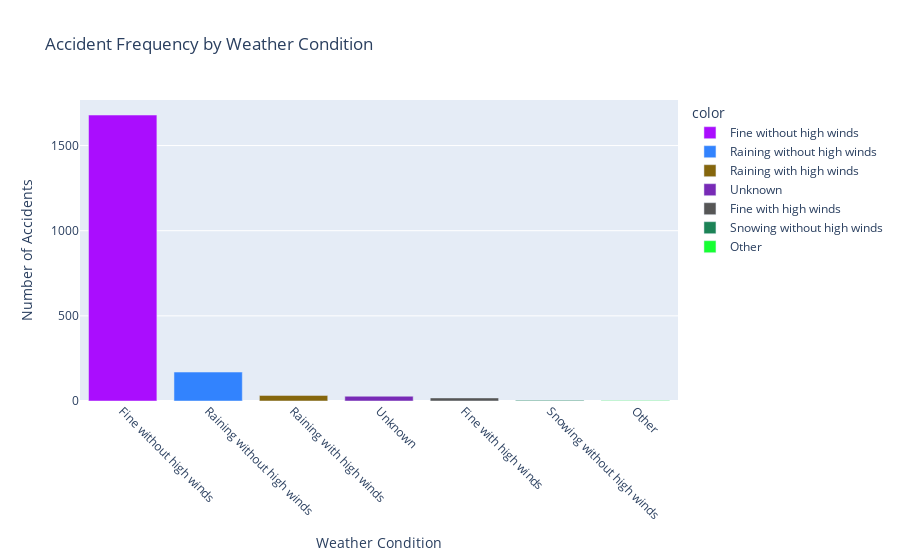
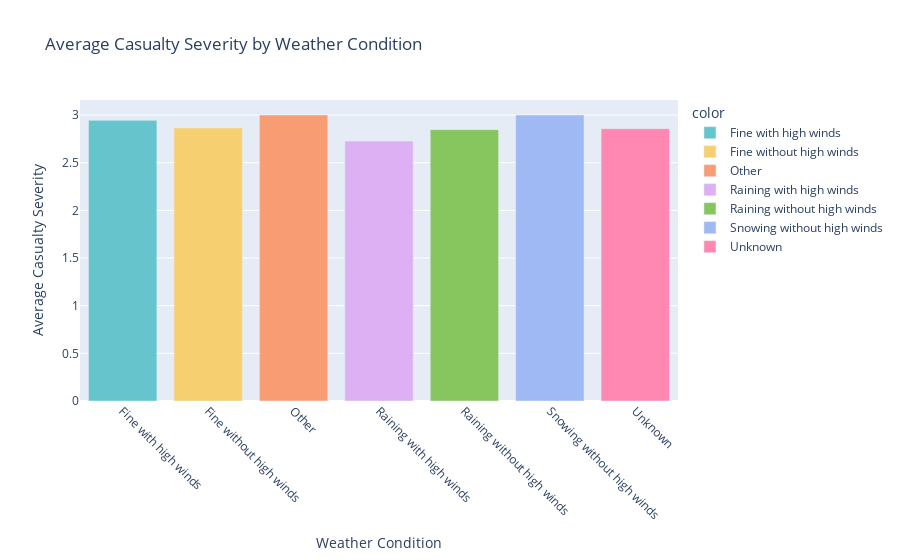

The notebook cell these images were saved under, in order:
### Markdown cell above
#How do weather conditions impact accident frequency and severity?

### Code cell
# Map Weather Conditions codes to descriptions for clarity
weather_conditions_map = {
    1: "Fine without high winds",
    2: "Raining without high winds",
    3: "Snowing without high winds",
    4: "Fine with high winds",
    5: "Raining with high winds",
    6: "Snowing with high winds",
    7: "Fog or mist",
    8: "Other",
    9: "Unknown"
}
data['Weather Description'] = data['Weather Conditions'].map(weather_conditions_map)

# Accident frequency by weather condition
weather_accidents = data['Weather Description'].value_counts()

# Plotting accident frequency by weather condition with Plotly
fig1 = px.bar(
    x=weather_accidents.index,
    y=weather_accidents.values,
    labels={'x': 'Weather Condition', 'y': 'Number of Accidents'},
    title='Accident Frequency by Weather Condition',
    color=weather_accidents.index,
    color_discrete_sequence=px.colors.qualitative.Alphabet  # Customize colors
)
fig1.update_layout(xaxis_tickangle=45)
fig1.show()

# Severity analysis: Average Casualty Severity by Weather Condition
severity_weather = data.groupby('Weather Description')['Casualty Severity'].mean()

# Plotting average casualty severity by weather condition with Plotly
fig2 = px.bar(
    x=severity_weather.index,
    y=severity_weather.values,
    labels={'x': 'Weather Condition', 'y': 'Average Casualty Severity'},
    title='Average Casualty Severity by Weather Condition',
    color=severity_weather.index,
    color_discrete_sequence=px.colors.qualitative.Pastel  # Customize colors
)
fig2.update_layout(xaxis_tickangle=45)
fig2.show()

### Figure 1 — Plotly figure (JSON) as saved in the notebook; plotly's stock layout.template omitted (floating-point values rounded to 4 significant figures)
{"data": [{"alignmentgroup": "True", "hovertemplate": "color=Fine without high winds<br>Weather Condition=%{x}<br>Number of Accidents=%{y}<extra></extra>", "legendgroup": "Fine without high winds", "marker": {"color": "#AA0DFE", "pattern": {"shape": ""}}, "name": "Fine without high winds", "offsetgroup": "Fine without high winds", "orientation": "v", "showlegend": true, "textposition": "auto", "type": "bar", "x": ["Fine without high winds"], "xaxis": "x", "y": [1679], "yaxis": "y"}, {"alignmentgroup": "True", "hovertemplate": "color=Raining without high winds<br>Weather Condition=%{x}<br>Number of Accidents=%{y}<extra></extra>", "legendgroup": "Raining without high winds", "marker": {"color": "#3283FE", "pattern": {"shape": ""}}, "name": "Raining without high winds", "offsetgroup": "Raining without high winds", "orientation": "v", "showlegend": true, "textposition": "auto", "type": "bar", "x": ["Raining without high winds"], "xaxis": "x", "y": [170], "yaxis": "y"}, {"alignmentgroup": "True", "hovertemplate": "color=Raining with high winds<br>Weather Condition=%{x}<br>Number of Accidents=%{y}<extra></extra>", "legendgroup": "Raining with high winds", "marker": {"color": "#85660D", "pattern": {"shape": ""}}, "name": "Raining with high winds", "offsetgroup": "Raining with high winds", "orientation": "v", "showlegend": true, "textposition": "auto", "type": "bar", "x": ["Raining with high winds"], "xaxis": "x", "y": [33], "yaxis": "y"}, {"alignmentgroup": "True", "hovertemplate": "color=Unknown<br>Weather Condition=%{x}<br>Number of Accidents=%{y}<extra></extra>", "legendgroup": "Unknown", "marker": {"color": "#782AB6", "pattern": {"shape": ""}}, "name": "Unknown", "offsetgroup": "Unknown", "orientation": "v", "showlegend": true, "textposition": "auto", "type": "bar", "x": ["Unknown"], "xaxis": "x", "y": [28], "yaxis": "y"}, {"alignmentgroup": "True", "hovertemplate": "color=Fine with high winds<br>Weather Condition=%{x}<br>Number of Accidents=%{y}<extra></extra>", "legendgroup": "Fine with high winds", "marker": {"color": "#565656", "pattern": {"shape": ""}}, "name": "Fine with high winds", "offsetgroup": "Fine with high winds", "orientation": "v", "showlegend": true, "textposition": "auto", "type": "bar", "x": ["Fine with high winds"], "xaxis": "x", "y": [18], "yaxis": "y"}, {"alignmentgroup": "True", "hovertemplate": "color=Snowing without high winds<br>Weather Condition=%{x}<br>Number of Accidents=%{y}<extra></extra>", "legendgroup": "Snowing without high winds", "marker": {"color": "#1C8356", "pattern": {"shape": ""}}, "name": "Snowing without high winds", "offsetgroup": "Snowing without high winds", "orientation": "v", "showlegend": true, "textposition": "auto", "type": "bar", "x": ["Snowing without high winds"], "xaxis": "x", "y": [4], "yaxis": "y"}, {"alignmentgroup": "True", "hovertemplate": "color=Other<br>Weather Condition=%{x}<br>Number of Accidents=%{y}<extra></extra>", "legendgroup": "Other", "marker": {"color": "#16FF32", "pattern": {"shape": ""}}, "name": "Other", "offsetgroup": "Other", "orientation": "v", "showlegend": true, "textposition": "auto", "type": "bar", "x": ["Other"], "xaxis": "x", "y": [3], "yaxis": "y"}], "layout": {"autosize": true, "barmode": "relative", "legend": {"title": {"text": "color"}, "tracegroupgap": 0}, "title": {"text": "Accident Frequency by Weather Condition"}, "xaxis": {"anchor": "y", "autorange": true, "domain": [0, 1], "range": [-0.5, 6.5], "tickangle": 45, "title": {"text": "Weather Condition"}, "type": "category"}, "yaxis": {"anchor": "x", "autorange": true, "domain": [0, 1], "range": [0, 1767.0], "title": {"text": "Number of Accidents"}, "type": "linear"}}}

### Figure 2 — Plotly figure (JSON) as saved in the notebook; plotly's stock layout.template omitted (floating-point values rounded to 4 significant figures)
{"data": [{"alignmentgroup": "True", "hovertemplate": "color=Fine with high winds<br>Weather Condition=%{x}<br>Average Casualty Severity=%{y}<extra></extra>", "legendgroup": "Fine with high winds", "marker": {"color": "rgb(102, 197, 204)", "pattern": {"shape": ""}}, "name": "Fine with high winds", "offsetgroup": "Fine with high winds", "orientation": "v", "showlegend": true, "textposition": "auto", "type": "bar", "x": ["Fine with high winds"], "xaxis": "x", "y": [2.944], "yaxis": "y"}, {"alignmentgroup": "True", "hovertemplate": "color=Fine without high winds<br>Weather Condition=%{x}<br>Average Casualty Severity=%{y}<extra></extra>", "legendgroup": "Fine without high winds", "marker": {"color": "rgb(246, 207, 113)", "pattern": {"shape": ""}}, "name": "Fine without high winds", "offsetgroup": "Fine without high winds", "orientation": "v", "showlegend": true, "textposition": "auto", "type": "bar", "x": ["Fine without high winds"], "xaxis": "x", "y": [2.864], "yaxis": "y"}, {"alignmentgroup": "True", "hovertemplate": "color=Other<br>Weather Condition=%{x}<br>Average Casualty Severity=%{y}<extra></extra>", "legendgroup": "Other", "marker": {"color": "rgb(248, 156, 116)", "pattern": {"shape": ""}}, "name": "Other", "offsetgroup": "Other", "orientation": "v", "showlegend": true, "textposition": "auto", "type": "bar", "x": ["Other"], "xaxis": "x", "y": [3], "yaxis": "y"}, {"alignmentgroup": "True", "hovertemplate": "color=Raining with high winds<br>Weather Condition=%{x}<br>Average Casualty Severity=%{y}<extra></extra>", "legendgroup": "Raining with high winds", "marker": {"color": "rgb(220, 176, 242)", "pattern": {"shape": ""}}, "name": "Raining with high winds", "offsetgroup": "Raining with high winds", "orientation": "v", "showlegend": true, "textposition": "auto", "type": "bar", "x": ["Raining with high winds"], "xaxis": "x", "y": [2.727], "yaxis": "y"}, {"alignmentgroup": "True", "hovertemplate": "color=Raining without high winds<br>Weather Condition=%{x}<br>Average Casualty Severity=%{y}<extra></extra>", "legendgroup": "Raining without high winds", "marker": {"color": "rgb(135, 197, 95)", "pattern": {"shape": ""}}, "name": "Raining without high winds", "offsetgroup": "Raining without high winds", "orientation": "v", "showlegend": true, "textposition": "auto", "type": "bar", "x": ["Raining without high winds"], "xaxis": "x", "y": [2.847], "yaxis": "y"}, {"alignmentgroup": "True", "hovertemplate": "color=Snowing without high winds<br>Weather Condition=%{x}<br>Average Casualty Severity=%{y}<extra></extra>", "legendgroup": "Snowing without high winds", "marker": {"color": "rgb(158, 185, 243)", "pattern": {"shape": ""}}, "name": "Snowing without high winds", "offsetgroup": "Snowing without high winds", "orientation": "v", "showlegend": true, "textposition": "auto", "type": "bar", "x": ["Snowing without high winds"], "xaxis": "x", "y": [3], "yaxis": "y"}, {"alignmentgroup": "True", "hovertemplate": "color=Unknown<br>Weather Condition=%{x}<br>Average Casualty Severity=%{y}<extra></extra>", "legendgroup": "Unknown", "marker": {"color": "rgb(254, 136, 177)", "pattern": {"shape": ""}}, "name": "Unknown", "offsetgroup": "Unknown", "orientation": "v", "showlegend": true, "textposition": "auto", "type": "bar", "x": ["Unknown"], "xaxis": "x", "y": [2.857], "yaxis": "y"}], "layout": {"autosize": true, "barmode": "relative", "legend": {"title": {"text": "color"}, "tracegroupgap": 0}, "title": {"text": "Average Casualty Severity by Weather Condition"}, "xaxis": {"anchor": "y", "autorange": true, "domain": [0, 1], "range": [-0.5, 6.5], "tickangle": 45, "title": {"text": "Weather Condition"}, "type": "category"}, "yaxis": {"anchor": "x", "autorange": true, "domain": [0, 1], "range": [0, 3.158], "title": {"text": "Average Casualty Severity"}, "type": "linear"}}}
